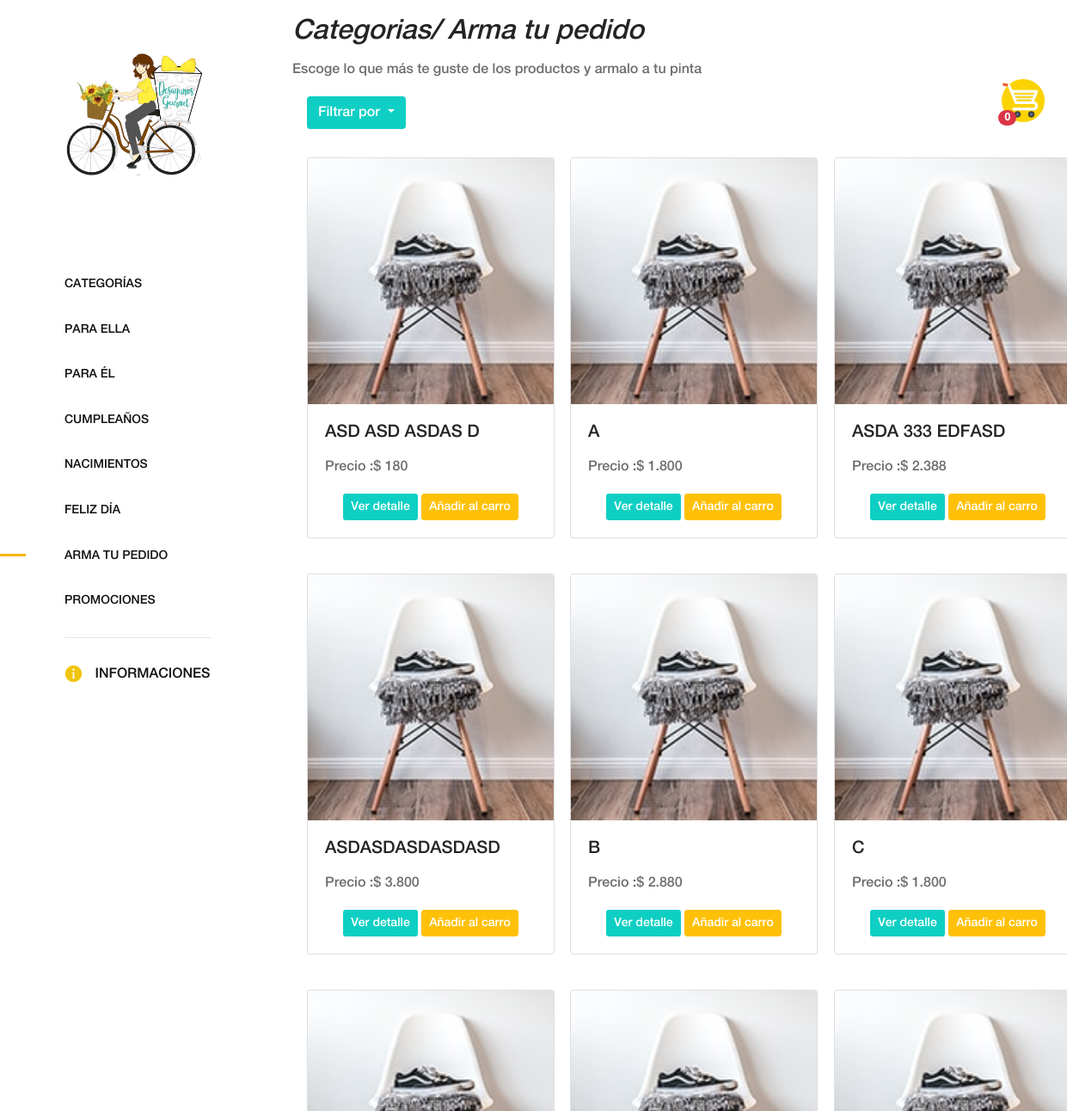
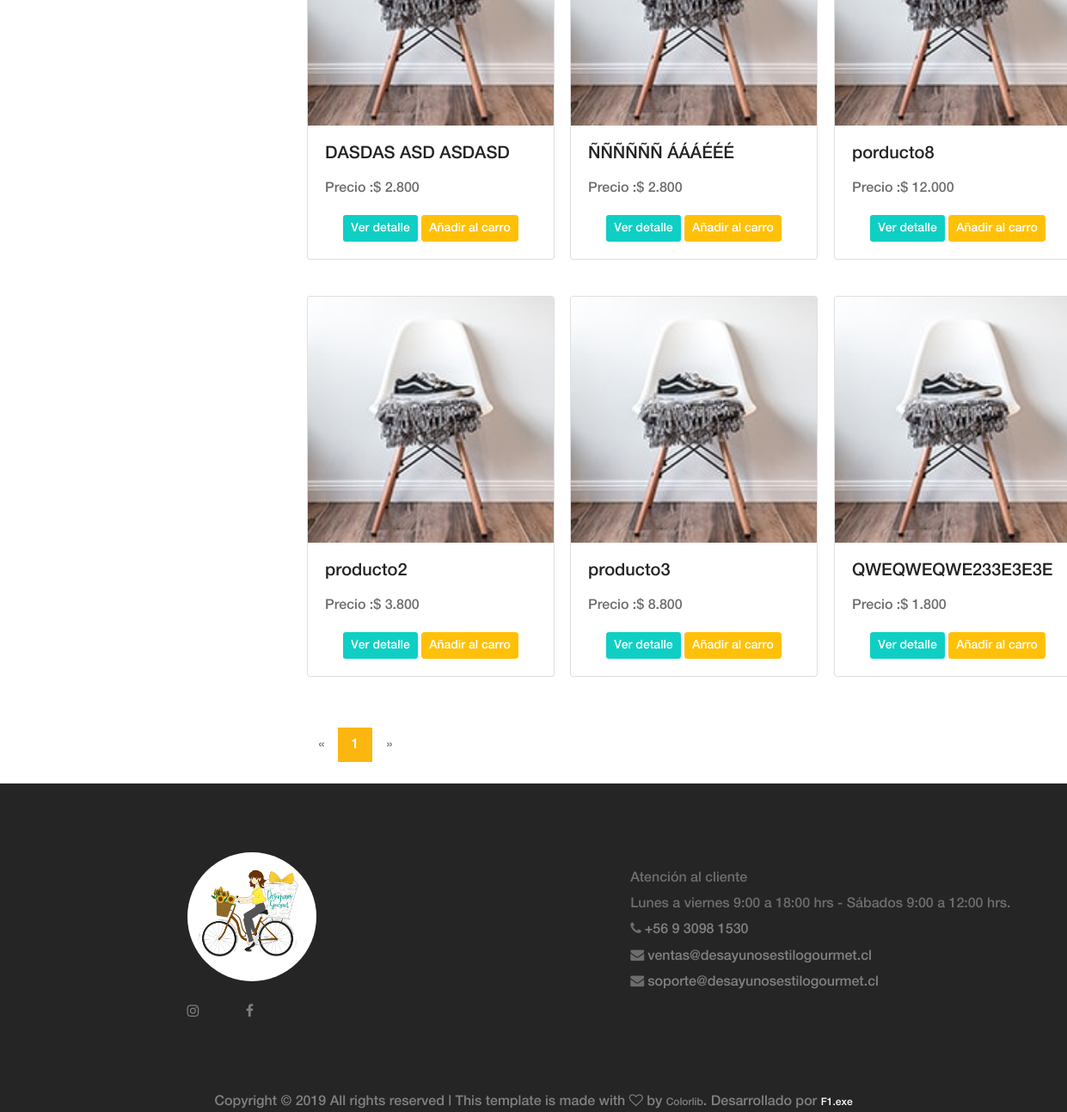
Screenshot of /categorias/armar-pedido.php with the database file from the repository (2 pictures, top to bottom).
### tables this page shows
CREATE TABLE `producto` (
  `id` int(11) NOT NULL,
  `nombre` varchar(255) NOT NULL,
  `precio` int(11) NOT NULL,
  `stock` int(11) NOT NULL,
  `fecha_creacion` timestamp NOT NULL DEFAULT CURRENT_TIMESTAMP,
  `imagen` varchar(255) NOT NULL,
  `categoria` int(11) NOT NULL,
  `detalle` varchar(255) NOT NULL
);

### funciones/funciones.php (called while the page is built, shortened)
<?php
include __DIR__.'/../conexion/BDconexion.php';
function obtenerCantidadArmaTuPedido(){
  global $conn;
  $query = 'SELECT COUNT(*) as cantidad_productos FROM producto WHERE categoria = 8';
  $resp =  mysqli_query($conn,$query);
  $row =  mysqli_fetch_array($resp);
  return $row["cantidad_productos"];
}
function listarProductosArmaTuPedido($start, $order, $item){
  global $conn;
  $query = "SELECT id,nombre,precio,imagen FROM producto WHERE categoria =  8 ORDER BY ".$item." ".$order." LIMIT ".$start.", ".NUM_ITEMS_BY_PAGE."";
  $resp =  mysqli_query($conn,$query);
  return $resp;
}

### categorias/armar-pedido.php (the view, shortened to what this page needs)
<?php
include '../funciones/funciones.php';
$cant_prod =  obtenerCantidadArmaTuPedido();
$cantidad_productos = 0;
if(isset($_SESSION["carrito_compras"])){
    $cantidad_productos =  count($_SESSION["carrito_compras"]);
}else{
    $cantidad_productos = 0;
}
?>
<!DOCTYPE html>
<html lang="en">
<head>
    <link rel="stylesheet" href="../css/core-style.css">
    <link rel="stylesheet" href="../css/style.css">
</head>
<body>
 <div class="sticky-container">
            <ul class="sticky">
                <li>
                    <a href="../cart.php">
                        <img src="../img/shopping-cart.png" width="50" height="50">
                    </a>
                </li>
                <div id="contador_carro">
                    <span class="badge badge-pill badge-danger">
                        <div id="cantidad_productos">
                            <?php echo $cantidad_productos;?>
                        </div>
                    </span>
                </div>
            </ul>
        </div>
    <div class="main-content-wrapper d-flex clearfix">
        <header class="header-area clearfix">
            <div class="logo">
                <a href="../index.php"><img src="../img/core-img/logo_deg.png" alt=""></a>
            </div>
            <nav class="amado-nav">
                <ul id="exampleAccordion">
                    <li><a href="../index.php">Categorías</a></li>
                    <li><a href="para-ella.php">Para Ella</a></li>
                    <li><a href="para-el.php">Para Él</a></li>
                    <li><a href="cumpleanos.php">Cumpleaños</a></li>
                    <li><a href="nacimientos.php">Nacimientos</a></li>
                    <li>
                        <a class="nav-link nav-link-collapse collapsed" data-toggle="collapse" href="#collapseComponents" data-parent="#exampleAccordion">Feliz día</a>
                    </li>
                    <li class="active"><a href="armar-pedido.php">Arma tu pedido</a></li>
                    <li><a href="promociones.php">Promociones</a></li>
                </ul>
            </nav>
            <hr>
            <div class="cart-fav-search mb-100">
                <a href="../informaciones.php" class="cart-nav"><img src="../img/info-yellow.png" alt=""> Informaciones</a>
            </div>
        </header>
        <div class="products-catagories-area clearfix">
                <div class="mt-3 ml-20">
                    <h2 class="titulo-cursivo">Categorias/ Arma tu pedido</h2>
                    <p>Escoge lo que más te guste de los productos y armalo a tu pinta </p>
                </div>
                <div class="dropdown centrado-filtro">
                        <button class="btn btn-detalle dropdown-toggle" type="button" id="dropdownMenuButton" data-toggle="dropdown" aria-haspopup="true" aria-expanded="false">
                            Filtrar por
                        </button>
                </div>
            <div class="amado-pro-catagory clearfix">
            <?php
            if($cant_prod > 0) {
            $page = false;
            if (!$page) {
                $start = 0;
                $page = 1;
            } else {
                $start = ($page - 1) * NUM_ITEMS_BY_PAGE;
            }
            $total_pages = ceil($cant_prod / NUM_ITEMS_BY_PAGE);
            if(isset($_SESSION["filtro"])){
                if($_SESSION["filtro"] == 1){
                    $resp  = listarProductosArmaTuPedido($start, "ASC", "nombre");
                }else if($_SESSION["filtro"] == 2){
                    $resp  = listarProductosArmaTuPedido($start, "DESC", "nombre");
                }else if($_SESSION["filtro"] == 3){
                    $resp  = listarProductosArmaTuPedido($start, "ASC", "precio");
                }else if($_SESSION["filtro"] == 4){
                    $resp  = listarProductosArmaTuPedido($start, "DESC", "precio");
                }
            }else{
                $resp  = listarProductosArmaTuPedido($start, "ASC", "nombre");
            }
            if($resp->num_rows > 0){
            while($row =  mysqli_fetch_array($resp)){ ?>
                    <div class="single-products-catagory clearfix">
                            <div class="col-sm-4 py-2">
                                    <div class="card mt-25 centrado-card" style="width: 18rem;">
                                            <img class="card-img-top" src="../img/productos/<?php echo $row["imagen"];?>" alt="Producto Desayuno Estilo Gourmet">
                                            <div class="card-body">
                                                <h5 class="card-title"><?php echo $row["nombre"];?></h5>
                                                <p class="card-text">
                                                    Precio :<?php echo "$ ".number_format($row['precio'], 0, '', '.');?> <br>
                                                </p>
                                                <form name="form_detalle_prod" method="POST" action="../product-details.php">
                                                    <div style="text-align:center">
                                                        <button class="btn btn-detalle btn-sm" id="ver_detalle" name="ver_detalle">Ver detalle</button>
                                                        <button onclick='modalIndex("<?php echo $row["nombre"];?>", "<?php echo $row["precio"];?>","<?php echo $row["id"];?>","<?php echo $row["imagen"]?>")' type="button" class="btn btn-warning btn-sm" style="color:white;" id="add_carro" name="add_carro">Añadir al carro</button>
                                                    </div>
                                                </form>
                                            </div>
                                    </div>
                            </div>
                    </div>
              <?php  } } ?>
            </div>
        </div>
    </div>
      <?php
                        echo '<nav aria-label="navigation" class="mr-18">';
                            echo '<ul class="pagination mt-50 centrado-paginador">';
                            if ($total_pages > 1) {
                                if ($page != 1) {
                                    echo '<li class="page-item"><a class="page-link" href="armar-pedido.php?page='.($page-1).'"><span aria-hidden="true">&laquo;</span></a></li>';
                                }
                                if($total_pages <= 5){
                                    if($cant_prod > NUM_ITEMS_BY_PAGE && $cant_prod < ((NUM_ITEMS_BY_PAGE * 2) + 1) ){
                                        $inicio = 1;
                                        $final = 2;
                                    }else if($cant_prod > (NUM_ITEMS_BY_PAGE * 2) && $cant_prod < ((NUM_ITEMS_BY_PAGE * 3)) + 1){
                                        $inicio = 1;
                                        $final = 3;
                                    }else if($cant_prod > (NUM_ITEMS_BY_PAGE * 3) && $cant_prod < ((NUM_ITEMS_BY_PAGE * 4) + 1)){
                                        $inicio = 1;
                                        $final = 4;
                                    }else if($cant_prod > (NUM_ITEMS_BY_PAGE * 4) && $cant_prod < ((NUM_ITEMS_BY_PAGE * 5) + 1)){
                                        $inicio = 1;
                                        $final = 5;
                                    }
                                }else{
                                    if($page > 3 && $page < $total_pages-2){
                                        $inicio = $page-2;
                                            $final = $page+2;
                                        }else if($page < 4){
                                            $inicio = 1;
                                            $final = 5;
                                        }else if($page >= $total_pages-2){
                                            $inicio = $total_pages-4;
                                            $final = $total_pages;
                                        }
                                }
                                for ($i=$inicio; $i<= $final ;$i++) {
                                    if($page == $i) {
                                        echo '<li class="page-item active"><a class="page-link" href="#">'.$page.'</a></li>';
                                    } else {
                                        echo '<li class="page-item"><a class="page-link" href="armar-pedido.php?page='.$i.'">'.$i.'</a></li>';
                                    }
                                }
                                if ($page != $total_pages) {
                                    echo '<li class="page-item"><a class="page-link" href="armar-pedido.php?page='.($page+1).'"><span aria-hidden="true">&raquo;</span></a></li>';
                                }
                            }else{
                                echo '<li class="page-item disabled"><a class="page-link" href="san-valentin.php?page='.($page-1).'"><span aria-hidden="true">&laquo;</span></a></li>';
                                echo '<li class="page-item active"><a class="page-link" href="#">'.$page.'</a></li>';
                                echo '<li class="page-item disabled"><a class="page-link" href="san-valentin.php?page='.($page+1).'"><span aria-hidden="true">&raquo;</span></a></li>';
                            }
                            echo '</ul>';
                           echo '</nav>';
                    } ?>
    <footer class="footer_area clearfix mt-25">
        <div class="container">
            <div class="row align-items-center">
                <div class="col-12 col-lg-4">
                    <div class="single_widget_area resolucion-img-footer">
                       <div class="avatar-footer">
                                <div class="footer-logo">
                                    <a href="../index.php"><img class="img-footer" src="../img/core-img/dgtrans.png"  alt="Logo Desayunos estilo gourmet"></a>
                                </div>
                        </div>
                        <br>
                        <br>
                            <a id="href-footer" target="_blank" href="https://www.instagram.com/estilo_gourmet_/?hl=es-la"><i class="fa fa-instagram" aria-hidden="true"></i></a>
                            <a id="href-footer" target="_blank" style="margin-left: 50px;" href="https://www.facebook.com/Regaladesayunosconestilo"><i class="fa fa-facebook" aria-hidden="true"></i></a>
                    </div>
                </div>
              <div class="col-12 col-lg-8">
                    <div class="single_widget_area">
                            <div class="footer_menu">
                                <nav class="navbar navbar-expand-lg justify-content-end">
                                    <div class="collapse navbar-collapse" id="footerNavContent">
                                        <div class="info-cliente">
                                            <p>
                                                Atención al cliente <br>
                                                Lunes a viernes 9:00 a 18:00 hrs -
                                                Sábados 9:00 a 12:00 hrs.<br>
                                                <i class="fa fa-phone" aria-hidden="true">
                                                    <a id="href-footer" href="tel:+56930981530"> +56 9 3098 1530</a>
                                                </i>
                                                <br>
                                                <i class="fa fa-envelope" aria-hidden="true">
                                                    <a id="href-footer" href="mailto:ventas@desayunosestilogourmet.cl" target="_top">ventas@desayunosestilogourmet.cl</a>
                                                </i>
												<br>
												<i class="fa fa-envelope" aria-hidden="true">
                                                    <a id="href-footer" href="mailto:soporte@desayunosestilogourmet.cl" target="_top">soporte@desayunosestilogourmet.cl</a>
                                                </i>
                                            </p>
                                        </div>
                                    </div>
                                </nav>
                         </div>
                    </div>
                </div>
            </div>
        </div>
    </footer>
    <div style="background-color: #252525; text-align: center">
            <span class="copywrite" style="color:gray">
                Copyright &copy;
                 All rights reserved | This template is made with <i class="fa fa-heart-o" aria-hidden="true"></i> by <a style="color:gray" href="https://colorlib.com" target="_blank">Colorlib</a>. Desarrollado por <a style="color:white" href="https://www.f1puntoexe.cl" target="_blank">F1.exe</a>
            </span>
    </div>
</body>
</html>

### rows the page displays
producto: imagen (picture), nombre "ASD ASD ASDAS D", precio "180"
producto: imagen (picture), nombre "A", precio "1.800"
producto: imagen (picture), nombre "ASDA 333 EDFASD", precio "2.388"
producto: imagen (picture), nombre "ASDASDASDASDASD", precio "3.800"
producto: imagen (picture), nombre "B", precio "2.880"
producto: imagen (picture), nombre "C", precio "1.800"
producto: imagen (picture), nombre "DASDAS ASD ASDASD", precio "2.800"
producto: imagen (picture), nombre "ÑÑÑÑÑÑ ÁÁÁÉÉÉ", precio "2.800"
producto: imagen (picture), nombre "porducto8", precio "12.000"
producto: imagen (picture), nombre "producto2", precio "3.800"
producto: imagen (picture), nombre "producto3", precio "8.800"
producto: imagen (picture), nombre "QWEQWEQWE233E3E3E", precio "1.800"

### other values shown
$cantidad_productos "0"
$page "1"
